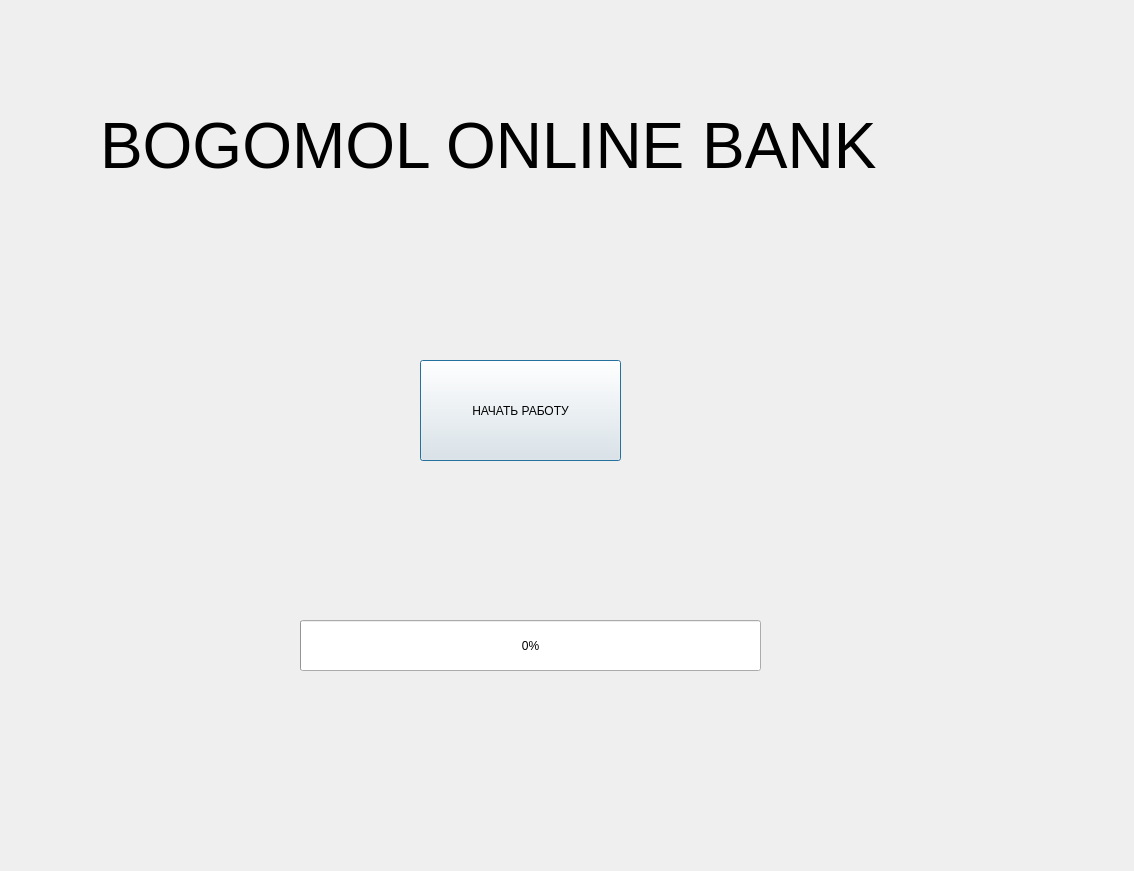
<?xml version="1.0" encoding="UTF-8"?>
<ui version="4.0">
 <class>Dialog</class>
 <widget class="QDialog" name="Dialog">
  <property name="geometry">
   <rect>
    <x>0</x>
    <y>0</y>
    <width>1134</width>
    <height>871</height>
   </rect>
  </property>
  <property name="windowTitle">
   <string>Dialog</string>
  </property>
  <widget class="QLabel" name="label">
   <property name="geometry">
    <rect>
     <x>100</x>
     <y>90</y>
     <width>931</width>
     <height>111</height>
    </rect>
   </property>
   <property name="font">
    <font>
     <pointsize>48</pointsize>
    </font>
   </property>
   <property name="text">
    <string>BOGOMOL ONLINE BANK</string>
   </property>
  </widget>
  <widget class="QPushButton" name="startButton">
   <property name="geometry">
    <rect>
     <x>420</x>
     <y>360</y>
     <width>201</width>
     <height>101</height>
    </rect>
   </property>
   <property name="text">
    <string>НАЧАТЬ РАБОТУ</string>
   </property>
  </widget>
  <widget class="QProgressBar" name="progressBar">
   <property name="geometry">
    <rect>
     <x>300</x>
     <y>620</y>
     <width>461</width>
     <height>51</height>
    </rect>
   </property>
   <property name="value">
    <number>0</number>
   </property>
  </widget>
 </widget>
 <resources/>
 <connections/>
</ui>
